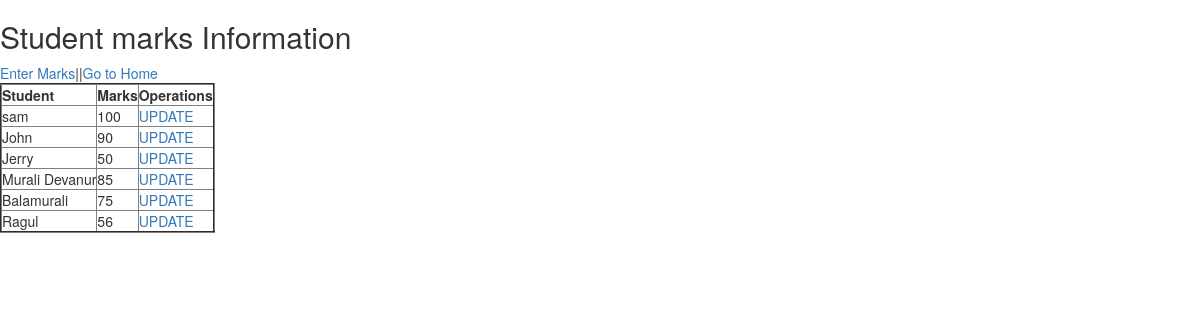
/api/stu1/, run on an earlier commit of the app's database.
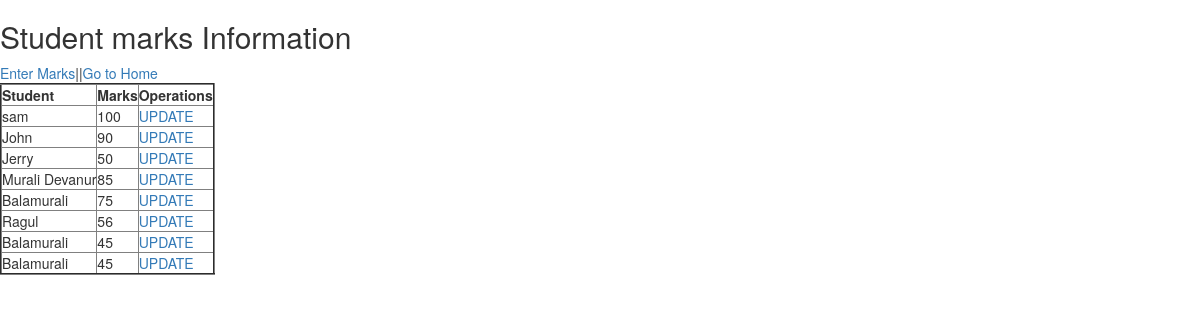
And on a later commit of the database.
### enroll/models.py (models this page shows, shortened)
class Student_mark_table(models.Model):
	student = models.ForeignKey(Student_list_table,on_delete=models.CASCADE)
	marks = models.IntegerField()

class Student_list_table(models.Model):
	name = models.CharField(max_length=200)
	roll_number = models.IntegerField(unique=False)
	date_of_birth = models.DateField(default=timezone.now)
	def __str__(self):
		return self.name

### enroll/views.py (the view)
# urls.py: path('stu1/',views.home2),
def home2(request):
	data = Student_mark_table.objects.all()
	return render(request,'enroll/home2.html',{'data':data})

### enroll/templates/enroll/home2.html
{% extends "enroll/base.html" %}
{% block content %}
	<h2>Student marks Information</h2>
	<a href="/api/student1">Enter Marks</a>||<a href="/api/stu">Go to Home</a>
	<table border="2">
		<tr>
			<th>Student</th>
			<th>Marks</th>
			<th>Operations</th>
		</tr>
		{% for car in data %}
		<tr>
			<td>{{car.student }}</td>
			<td>{{car.marks }}</td>
			<td><a href="/api/student_update1/{{car.id}}">UPDATE</a>
		</tr>
		{% endfor %}
	</table>
{% endblock %}

### enroll/templates/enroll/base.html (shortened to what this page needs)
<!DOCTYPE html>
<html lang="en">
<head>
  <link rel="stylesheet" href="https://maxcdn.bootstrapcdn.com/bootstrap/3.4.1/css/bootstrap.min.css">
</head>
<body>
<div>
  {% block content %}
  {% endblock %}
</div>
</body>
</html>

What changed in the data, as far as the page shows it:
added Student_mark_table: student "Balamurali", marks "45"
added Student_mark_table: student "Balamurali", marks "45"
